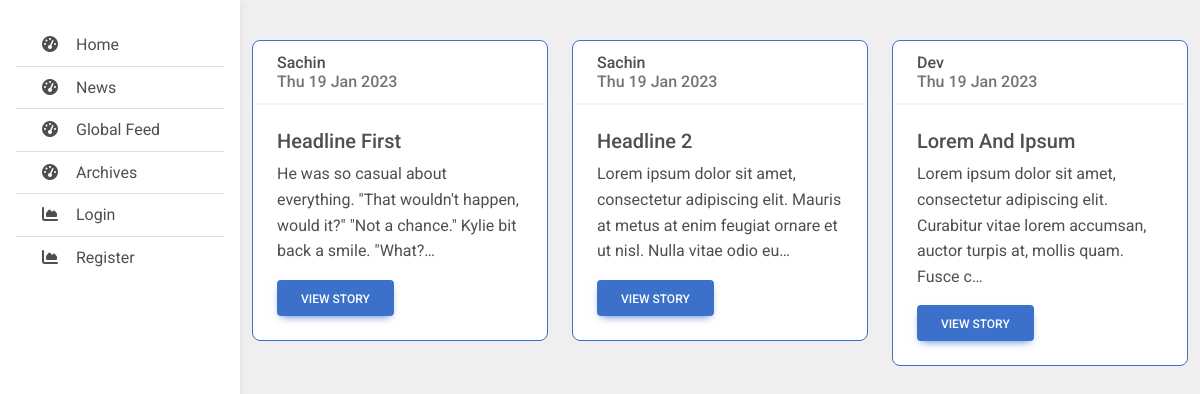
/archives, run on an earlier commit of the app's database.
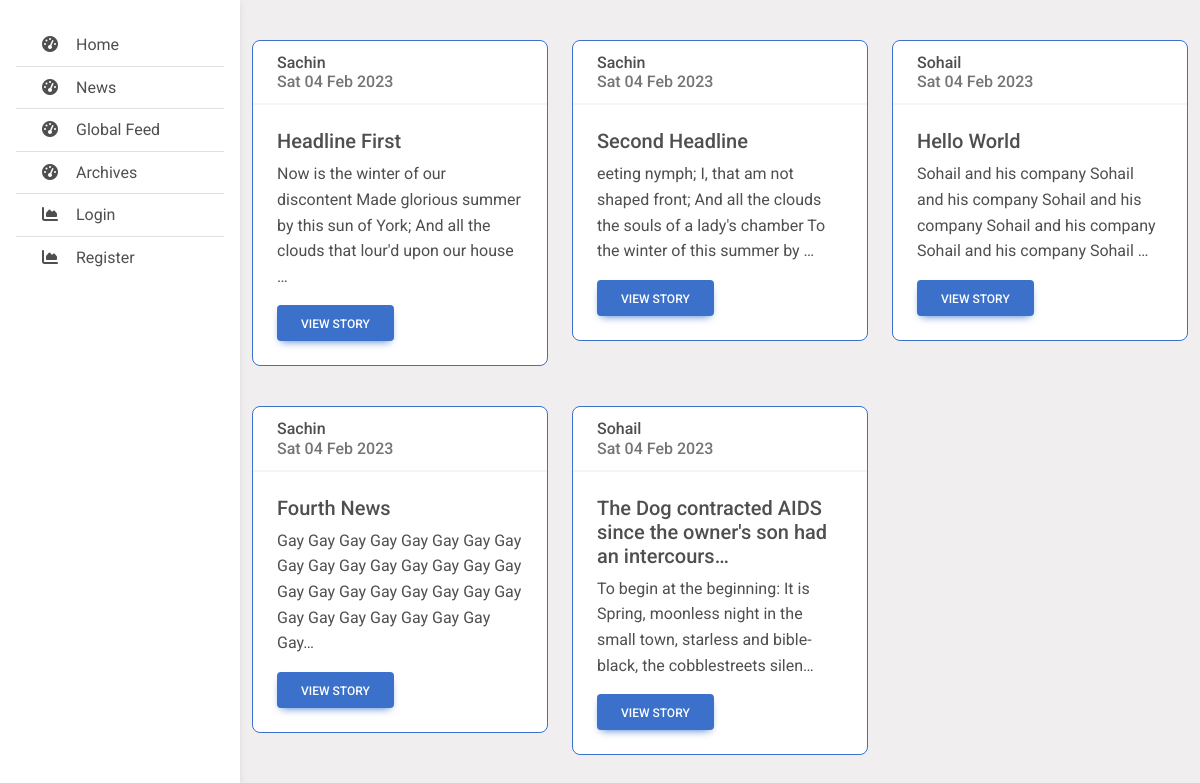
And on a later commit of the database.
### news/models.py (models this page shows, shortened)
class News(models.Model):
    news_id = models.CharField(max_length=50, primary_key=True, default=uuid.uuid4, editable=False)
    posted_by = models.ForeignKey(User, on_delete=models.CASCADE)
    headline = models.CharField(max_length=100)
    content = models.TextField()
    posted_date = models.DateTimeField(auto_now_add=True)
    is_approved = models.BooleanField(default=False)
    approved_by = models.ForeignKey(User, on_delete=models.CASCADE, null=True, blank=True, default=None, related_name='approved_by_name')
    department = models.CharField(max_length=30, choices=User.Departments.choices, default=User.Departments.NO_DEPARTMENT)
    link_to_banner = models.URLField(max_length=255, null=True, blank=True, default=None)

### user_models/models.py (models this page shows)
class User(AbstractUser):
    class Designations(models.TextChoices):
        STUDENT = ('STUDENT', 'Student')
        FACULTY = ('FACULTY', 'Faculty')
    class Departments(models.TextChoices):
        NO_DEPARTMENT = ('NO_DEPARTMENT', '-------------')
        B_TECH = ('B_TECH', 'B.Tech')
        M_TECH = ('M_TECH', 'M.Tech')
        BCA = ('BCA', 'BCA')
        BSC_IT = ('BSC_IT', 'Bsc.IT')
        MCA = ('MCA', 'MCA')
        MSC_IT = ('MSC_IT', 'MSc.IT')
        ARTS = ('ARTS', 'Arts')
        BBA = ('BBA', 'BBA')
        MBA = ('MBA', 'MBA')
        LAW = ('LAW', 'Law')
        MBBS = ('MBBS', 'MBBS')
        ARCHITECTURE = ('ARCHITECTURE', 'Architecture')
        DIPLOMA = ('DIPLOMA', 'Diploma')
    designation = models.CharField(max_length=30, choices=Designations.choices)
    department = models.CharField(max_length=30, choices=Departments.choices, default=Departments.NO_DEPARTMENT)
    is_elevated = models.BooleanField(default=False)

### news/views.py (the view)
# urls.py: path('archives', archives, name='archives')
def archives(request):
    months = ['zero','January','February','March','April','May','June','July','August','September','October','November','December']
    today = datetime.date.today()
    month = months[today.month]
    year = today.year
    news = News.objects.all()
    context = {
        'all_news': news,
    }
    return render(request, 'news/archives.html', context)

### templates/news/archives.html (shortened to what this page needs)
{% extends 'base_templates/base.html' %}
{% block navbar %}
    {% if request.user.is_authenticated %}
        {% include 'base_templates/navbar_loggedin.html' %}
    {% else %}
        {% include 'base_templates/navbar_notloggedin.html' %}
    {% endif %}
{% endblock %}
{% block body %}
<div class="row row-cols-1 row-cols-md-3 g-4">
{% for news in all_news %}
    <div class="col">
        <div class="card mt-3 border border-primary shadow-0">
            <h6 class="card-header ">
                {{news.posted_by | capfirst}}
                <div class="text-muted fs-6">   {{news.posted_date | date:"D d M Y"}}  </div>
            </h6>
            <div class="card-body">
            <h5 class="card-title">{{news.headline | truncatechars:64}}</h5>
            <p class="card-text">{{news.content|truncatechars:128}}</p>
            <a href="{% url 'view_news' news.news_id %}" class="btn btn-primary">View Story</a>
            </div>
        </div>
    </div>
    {% endfor %}
</div>
{% endblock %}

### templates/base_templates/base.html (shortened to what this page needs)
<!DOCTYPE html>
<html lang="en">
<head>
    <link
    href="https://cdnjs.cloudflare.com/ajax/libs/font-awesome/6.0.0/css/all.min.css"
    rel="stylesheet"
    />
    <link
    href="https://cdnjs.cloudflare.com/ajax/libs/mdb-ui-kit/6.1.0/mdb.min.css"
    rel="stylesheet"
    />
</head>
<body style="background-color: rgb(240, 238, 238);">
    <div class="container" >
        {% block navbar %}{% endblock %}
        </div>
    <main style="margin-top: 0px;">
        <div class="container pt-4">
            {% block body %}
            {% endblock %}
        </div>
    </main>
</body>
</html>

### templates/base_templates/navbar_notloggedin.html
{% block navbar %}
<header>
    <nav id="sidebarMenu" class="collapse d-lg-block sidebar collapse bg-white">
        <div class="position-sticky">
        <div class="list-group list-group-flush mx-3 mt-4">
            <a
            href="{% url 'indexpage' %}"
            class="list-group-item list-group-item-action py-2 "
            aria-current="true"
            >
            <i class="fas fa-tachometer-alt fa-fw me-3"></i><span>Home</span>
            </a>
            <a
            href="{% url 'news' %}"
            class="list-group-item list-group-item-action py-2 "
            aria-current="true"
            >
            <i class="fas fa-tachometer-alt fa-fw me-3"></i><span>News</span>
            </a>
            <a
            href="#"
            class="list-group-item list-group-item-action py-2 "
            aria-current="true"
            >
            <i class="fas fa-tachometer-alt fa-fw me-3"></i><span>Global Feed</span>
            </a>
            <a
            href="{% url 'archives' %}"
            class="list-group-item list-group-item-action py-2 "
            aria-current="true"
            >
            <i class="fas fa-tachometer-alt fa-fw me-3"></i><span>Archives</span>
            </a>
            <a
            href="{% url 'login_page' %}"
            class="list-group-item list-group-item-action py-2 "
            >
            <i class="fas fa-chart-area fa-fw me-3"></i><span>Login</span>
            </a>
            <a
            href="{% url 'register_page' %}"
            class="list-group-item list-group-item-action py-2 "
            >
            <i class="fas fa-chart-area fa-fw me-3"></i><span>Register</span>
            </a>
        </div>
        </div>
    </nav>
    </header>
{% endblock %}

### templates/base_templates/base.html (style rules this page uses)
body { background-color: #fbfbfb; }
@media (min-width: 991.98px) { main { padding-left: 240px; } }
.sidebar { position: fixed; top: 0; bottom: 0; left: 0; box-shadow: 0 2px 5px 0 rgb(0 0 0 / 5%), 0 2px 10px 0 rgb(0 0 0 / 5%); width: 240px; z-index: 600; }

What changed in the data, as far as the page shows it:
removed News: posted_by "Sachin", posted_date "Thu 19 Jan 2023", headline "Headline First", content "He was so casual about everything. \"That wouldn't happen, would it?\" \"Not a chance.\" Kylie bit back a smile. \"What?…"
removed News: posted_by "Sachin", posted_date "Thu 19 Jan 2023", headline "Headline 2", content "Lorem ipsum dolor sit amet, consectetur adipiscing elit. Mauris at metus at enim feugiat ornare et ut nisl. Nulla vitae odio eu…"
removed News: posted_by "Dev", posted_date "Thu 19 Jan 2023", headline "Lorem And Ipsum", content "Lorem ipsum dolor sit amet, consectetur adipiscing elit. Curabitur vitae lorem accumsan, auctor turpis at, mollis quam. Fusce c…"
added News: posted_by "Sachin", posted_date "Sat 04 Feb 2023", headline "Headline First", content "Now is the winter of our discontent Made glorious summer by this sun of York; And all the clouds that lour'd upon our house …"
added News: posted_by "Sachin", posted_date "Sat 04 Feb 2023", headline "Second Headline", content "eeting nymph; I, that am not shaped front; And all the clouds the souls of a lady's chamber To the winter of this summer by …"
added News: posted_by "Sohail", posted_date "Sat 04 Feb 2023", headline "Hello World", content "Sohail and his company Sohail and his company Sohail and his company Sohail and his company Sohail and his company Sohail …"
added News: posted_by "Sachin", posted_date "Sat 04 Feb 2023", headline "Fourth News", content "Gay Gay Gay Gay Gay Gay Gay Gay Gay Gay Gay Gay Gay Gay Gay Gay Gay Gay Gay Gay Gay Gay Gay Gay Gay Gay Gay Gay Gay Gay Gay Gay…"
added News: posted_by "Sohail", posted_date "Sat 04 Feb 2023", headline "The Dog contracted AIDS since the owner's son had an intercours…", content "To begin at the beginning: It is Spring, moonless night in the small town, starless and bible-black, the cobblestreets silen…"
